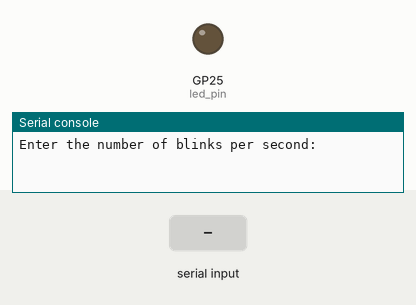
This program was run on a simulated Raspberry Pi Pico running MicroPython. Shown: output pins drawn as LEDs (lit = HIGH), the last lines printed to the serial console. Dashed ring = blinking. Inputs (shaded band) come from the test bench.

Above: at 1.2 s.
1.3 s: "5" typed at the serial console, then Enter
2.8 s: "90" typed at the serial console, then Enter
At 3.05 s:
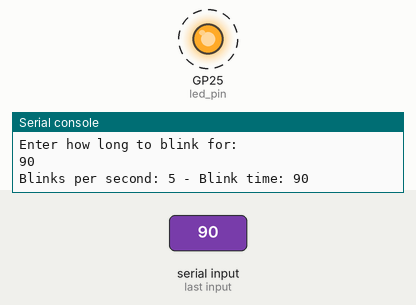
Timing chart, 0 to 11.8 s (numbered marks = the images above; inputs shaded):
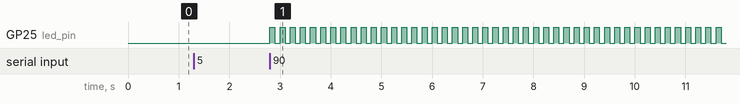

The program:

blinky.py
```python
import machine
import utime

led_pin = machine.Pin(25, machine.Pin.OUT)  # GPIO Pin 25 for the LED

# Figures out how fast and long to bink for based on the inputed values
def blink_led(flash_speed, flash_duration):
    while True:
        if flash_duration <= 0:
            break
        led_pin.on()
        utime.sleep(0.5 / flash_speed)
        led_pin.off()
        utime.sleep(0.5 / flash_speed)
        flash_duration = flash_duration - (1 / flash_speed)

# Prompts how many times the light should blink per second
def get_flash_speed():
    while True:
        try:
            speed = float(input("Enter the number of blinks per second: "))
            if speed > 0:
                return int(speed)
            else:
                print("Invalid input. Please enter a positive value.")
        except ValueError:
            print("Invalid input. Please enter a numeric value.")

# Prompts how long the light should be blinking for
def get_flash_duration():
    while True:
        try:
            time = float(input("Enter how long to blink for: "))
            if time > 0:
                return int(time)
            else:
                print("Invalid input. Please enter a positive value.")
        except ValueError:
            print("Invalid input. Please enter a numeric value.")

# Converts the inputed values to be used by the first part of the program
while True:
    current_speed = get_flash_speed()
    current_duration = get_flash_duration()
    print("Blinks per second: {} - Blink time: {}".format(current_speed, current_duration))
    blink_led(current_speed, current_duration)
```

Measured:
- after the input at 2.8 s, GP25 (led_pin): alternates HIGH for 0.10 s and LOW for 0.10 s, starting at once
